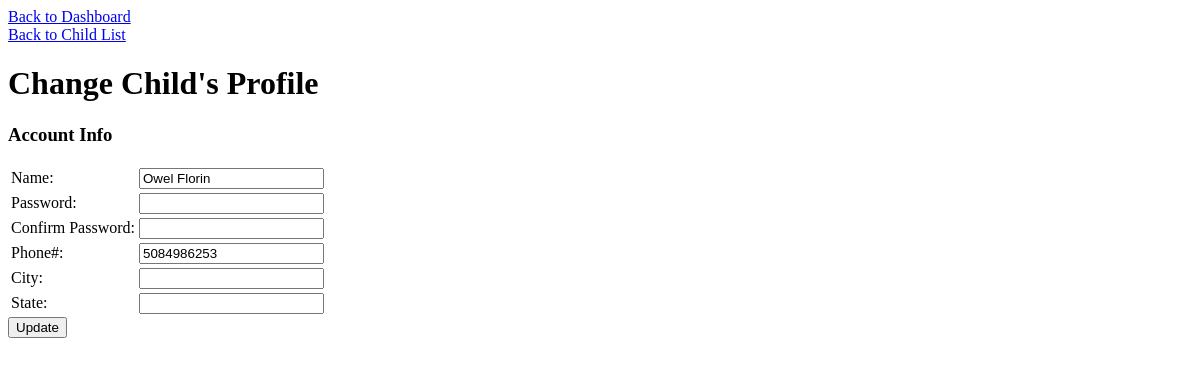
/child_profile_parent.php?childID=3 (signed in), run on an earlier commit of the app's database.
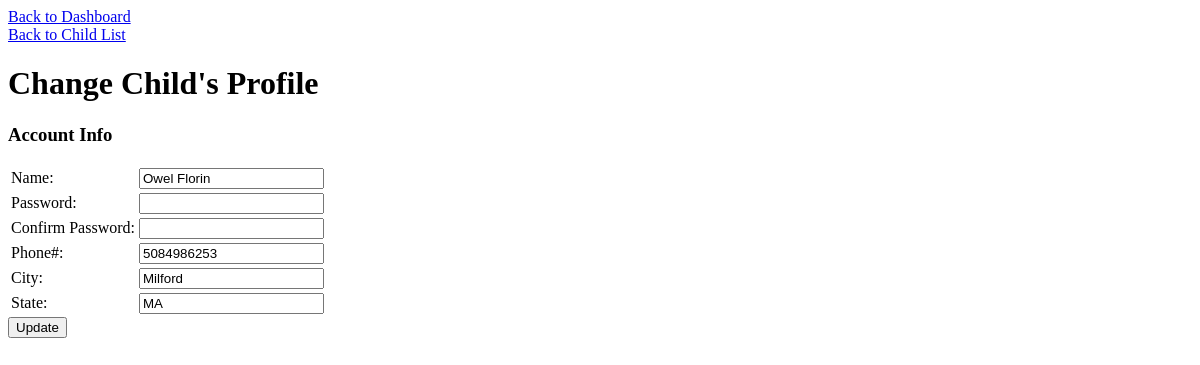
And on a later commit of the database.
### tables this page shows
CREATE TABLE `users` (
  `userID` int(11) NOT NULL,
  `name` varchar(255) DEFAULT NULL,
  `email` varchar(255) DEFAULT NULL,
  `phone` char(10) DEFAULT NULL,
  `city` varchar(50) DEFAULT NULL,
  `state` varchar(20) DEFAULT NULL,
  `gradeLevel` int(11) DEFAULT NULL,
  `isParent` tinyint(1) DEFAULT NULL,
  `isStudent` tinyint(1) DEFAULT NULL
);

### functions.php (called while the page is built, shortened)
<?php
function get_user_info($myconnection, $userid) {
  $query = "SELECT * FROM users WHERE userid = " . $userid;
  $result = mysqli_query($myconnection, $query);
  return mysqli_fetch_array($result);
}
function check_is_parent($myconnection, $parentID, $childID) {
	$query = "SELECT * FROM parentchild WHERE parentID = $parentID and childID = $childID";
	$result = mysqli_query($myconnection, $query);
	if($result != false and $result->num_rows > 0) {
		return true;
	}
	return false;
}
?>

### child_profile_parent.php (the view, shortened to what this page needs)
<?php
include 'functions.php';
$userid = check_session();
if (isset($_GET['childID'])) {
  $childID = $_GET['childID'];
} else {
  $childID = false;
}
if (isset($userid) and $userid != false and isset($childID) and $childID != false) {
  $myconnection = mysqli_connect('localhost', 'root', '') or die ('Could not connect: ' . mysql_error());
  $row = get_user_info($myconnection, $childID);
  $is_parent = check_is_parent($myconnection, $userid, $childID);
  $name = $row['name'];
  $phone_num = $row['phone'];
  $city = $row['city'];
  $state = $row['state'];
}
?>
<!DOCTYPE html>
<html>
<head>
</head>
<body>
	<?php if (isset($userid) and $userid != false and $is_parent != false) : ?>
	<a href="dashboard.php">Back to Dashboard</a></br>
	<a href="children_parent.php">Back to Child List</a>
	<h1>Change Child's Profile</h1>
	<form method="post" action="child_profile_parent.php">
		<h3>Account Info</h3>
		<table>
			<tr>
				<td><label for="name">Name:</label></td>
				<td><input type="text" name="name" id="name" value="<?php echo $name ?>" required></td>
			</tr>
			<tr>
				<td><label for="password">Password:</label></td>
				<td><input type="password" name="password" id="password" ></td>
			</tr>
			<tr>
				<td><label for="pass_confirm">Confirm Password:</label></td>
				<td><input type="password" name="pass_confirm" id="pass_confirm" ></td>
			</tr>
			<tr>
				<td><label for="phone_num">Phone#:</label></td>
				<td><input type="text" name="phone_num" id="phone_num" value="<?php echo $phone_num ?>" required></td>
			</tr>
			<tr>
				<td><label for="city">City:</label></td>
				<td><input type="text" name="city" id="city" value="<?php echo $city ?>" required></td>
			</tr>
			<tr>
				<td><label for="state">State:</label></td>
				<td><input type="text" name="state" id="state" value="<?php echo $state ?>" required></td>
			</tr>
		</table>
		<input type="submit" name="update" id="update" value="Update">
	</form>
	<?php else : ?>
		<span>"Not logged in! Please <a href='index.php'>CLICK HERE</a> to return to the main page."</span>
	<?php endif; ?>
</body>
</html>

What changed in the data, as far as the page shows it:
changed users "Owel Florin": city (not shown) → "Milford"; state (not shown) → "MA"
